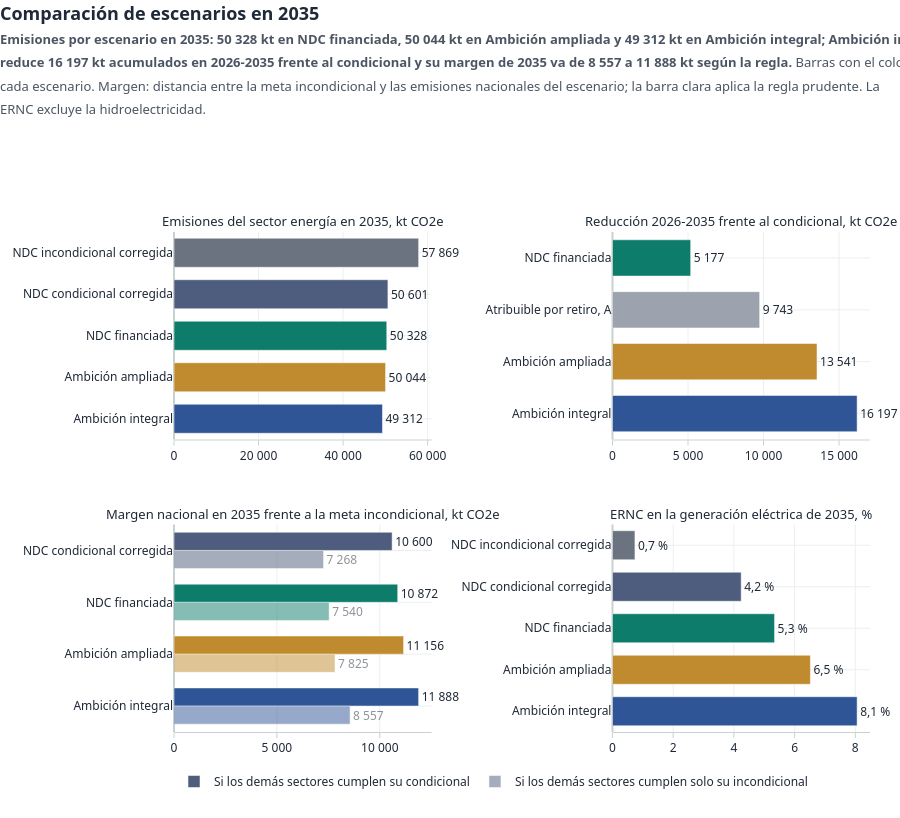

This figure's notebook cell:
### Code cell
ver('g19_comparacion')

### Figure 1 — Plotly figure (JSON) as saved in the notebook; plotly's stock layout.template omitted (floating-point values rounded to 4 significant figures)
{"data": [{"cliponaxis": false, "hovertemplate": "%{x:,.1f} kt<extra>%{y}</extra>", "marker": {"color": ["#6B7280", "#4E5D7E", "#0E7C6B", "#C08A2E", "#2F5597"]}, "name": "", "opacity": 1.0, "orientation": "h", "showlegend": false, "text": ["57 869", "50 601", "50 328", "50 044", "49 312"], "textfont": {"color": "#1F2937", "size": 12}, "textposition": "outside", "type": "bar", "x": [57870.0, 50600.0, 50330.0, 50040.0, 49310.0], "xaxis": "x", "y": ["NDC incondicional corregida", "NDC condicional corregida", "NDC financiada", "Ambición ampliada", "Ambición integral"], "yaxis": "y"}, {"cliponaxis": false, "hovertemplate": "%{x:,.1f} kt<extra>%{y}</extra>", "marker": {"color": ["#0E7C6B", "#9CA3AF", "#C08A2E", "#2F5597"]}, "name": "", "opacity": 1.0, "orientation": "h", "showlegend": false, "text": ["5 177", "9 743", "13 541", "16 197"], "textfont": {"color": "#1F2937", "size": 12}, "textposition": "outside", "type": "bar", "x": [5177.0, 9743.0, 13540.0, 16200.0], "xaxis": "x2", "y": ["NDC financiada", "Atribuible por retiro, A", "Ambición ampliada", "Ambición integral"], "yaxis": "y2"}, {"cliponaxis": false, "hovertemplate": "%{x:,.1f} kt<extra>%{y}</extra>", "marker": {"color": ["#4E5D7E", "#0E7C6B", "#C08A2E", "#2F5597"]}, "name": "Si los demás sectores cumplen su condicional", "opacity": 1.0, "orientation": "h", "showlegend": true, "text": ["10 600", "10 872", "11 156", "11 888"], "textfont": {"color": "#1F2937", "size": 12}, "textposition": "outside", "type": "bar", "x": [10600.0, 10870.0, 11160.0, 11890.0], "xaxis": "x3", "y": ["NDC condicional corregida", "NDC financiada", "Ambición ampliada", "Ambición integral"], "yaxis": "y3"}, {"cliponaxis": false, "hovertemplate": "%{x:,.1f} kt<extra>%{y}</extra>", "marker": {"color": ["#4E5D7E", "#0E7C6B", "#C08A2E", "#2F5597"]}, "name": "Si los demás sectores cumplen solo su incondicional", "opacity": 0.5, "orientation": "h", "showlegend": true, "text": ["7 268", "7 540", "7 825", "8 557"], "textfont": {"color": "#1F2937", "size": 12}, "textposition": "outside", "type": "bar", "x": [7268.0, 7540.0, 7825.0, 8557.0], "xaxis": "x3", "y": ["NDC condicional corregida", "NDC financiada", "Ambición ampliada", "Ambición integral"], "yaxis": "y3"}, {"cliponaxis": false, "hovertemplate": "%{x:,.1f} %<extra>%{y}</extra>", "marker": {"color": ["#6B7280", "#4E5D7E", "#0E7C6B", "#C08A2E", "#2F5597"]}, "name": "", "opacity": 1.0, "orientation": "h", "showlegend": false, "text": ["0,7 %", "4,2 %", "5,3 %", "6,5 %", "8,1 %"], "textfont": {"color": "#1F2937", "size": 12}, "textposition": "outside", "type": "bar", "x": [0.74, 4.24, 5.34, 6.52, 8.06], "xaxis": "x4", "y": ["NDC incondicional corregida", "NDC condicional corregida", "NDC financiada", "Ambición ampliada", "Ambición integral"], "yaxis": "y4"}], "layout": {"annotations": [{"font": {"color": "#1F2937", "size": 13}, "showarrow": false, "text": "Emisiones del sector energía en 2035, kt CO2e", "x": 0.185, "xanchor": "center", "xref": "paper", "y": 1.0, "yanchor": "bottom", "yref": "paper"}, {"font": {"color": "#1F2937", "size": 13}, "showarrow": false, "text": "Reducción 2026-2035 frente al condicional, kt CO2e", "x": 0.815, "xanchor": "center", "xref": "paper", "y": 1.0, "yanchor": "bottom", "yref": "paper"}, {"font": {"color": "#1F2937", "size": 13}, "showarrow": false, "text": "Margen nacional en 2035 frente a la meta incondicional, kt CO2e", "x": 0.185, "xanchor": "center", "xref": "paper", "y": 0.415, "yanchor": "bottom", "yref": "paper"}, {"font": {"color": "#1F2937", "size": 13}, "showarrow": false, "text": "ERNC en la generación eléctrica de 2035, %", "x": 0.815, "xanchor": "center", "xref": "paper", "y": 0.415, "yanchor": "bottom", "yref": "paper"}], "bargap": 0.3, "barmode": "group", "font": {"color": "#1F2937", "family": "Fira Sans, Segoe UI, Arial, sans-serif", "size": 13}, "height": 818, "hoverlabel": {"bgcolor": "white", "bordercolor": "#CBD5E1", "font": {"color": "#1F2937", "family": "Fira Sans, Segoe UI, Arial, sans-serif", "size": 12}}, "hovermode": "x unified", "legend": {"font": {"size": 12}, "itemwidth": 30, "orientation": "h", "title": {"text": ""}, "tracegroupgap": 4, "x": 0, "xanchor": "left", "y": -0.07, "yanchor": "top"}, "margin": {"b": 86, "l": 64, "r": 30, "t": 232}, "paper_bgcolor": "white", "plot_bgcolor": "white", "separators": ", ", "title": {"font": {"size": 18}, "text": "<b>Comparación de escenarios en 2035</b><br><span style='font-size:13px;color:#4B5563'><b>Emisiones por escenario en 2035: 50 328 kt en NDC financiada, 50 044 kt en Ambición ampliada y 49 312 kt en Ambición integral; Ambición integral<br>reduce 16 197 kt acumulados en 2026-2035 frente al condicional y su margen de 2035 va de 8 557 a 11 888 kt según la regla.</b> Barras con el color de<br>cada escenario. Margen: distancia entre la meta incondicional y las emisiones nacionales del escenario; la barra clara aplica la regla prudente. La<br>ERNC excluye la hidroelectricidad.</span>", "x": 0.0, "xanchor": "left", "y": 0.975, "yanchor": "top"}, "xaxis": {"anchor": "y", "domain": [0.0, 0.37], "gridcolor": "#ECEFEE", "linecolor": "#C9D1CE", "showgrid": true, "tickcolor": "#C9D1CE", "tickfont": {"size": 12}, "tickformat": ",.0f", "ticks": "outside", "title": {"font": {"color": "#4B5563", "size": 12}, "text": ""}, "zeroline": true, "zerolinecolor": "#C9D1CE"}, "xaxis2": {"anchor": "y2", "domain": [0.63, 1.0], "gridcolor": "#ECEFEE", "linecolor": "#C9D1CE", "showgrid": true, "tickcolor": "#C9D1CE", "tickfont": {"size": 12}, "tickformat": ",.0f", "ticks": "outside", "title": {"font": {"color": "#4B5563", "size": 12}, "text": ""}, "zeroline": true, "zerolinecolor": "#C9D1CE"}, "xaxis3": {"anchor": "y3", "domain": [0.0, 0.37], "gridcolor": "#ECEFEE", "linecolor": "#C9D1CE", "showgrid": true, "tickcolor": "#C9D1CE", "tickfont": {"size": 12}, "tickformat": ",.0f", "ticks": "outside", "title": {"font": {"color": "#4B5563", "size": 12}, "text": ""}, "zeroline": true, "zerolinecolor": "#C9D1CE"}, "xaxis4": {"anchor": "y4", "domain": [0.63, 1.0], "gridcolor": "#ECEFEE", "linecolor": "#C9D1CE", "showgrid": true, "tickcolor": "#C9D1CE", "tickfont": {"size": 12}, "tickformat": ",.0f", "ticks": "outside", "title": {"font": {"color": "#4B5563", "size": 12}, "text": ""}, "zeroline": true, "zerolinecolor": "#C9D1CE"}, "yaxis": {"anchor": "x", "autorange": "reversed", "domain": [0.585, 1.0], "gridcolor": "#ECEFEE", "gridwidth": 1, "separatethousands": true, "showline": false, "tickfont": {"size": 12}, "tickformat": ",.0f", "title": {"font": {"color": "#4B5563", "size": 12}}, "zeroline": false}, "yaxis2": {"anchor": "x2", "autorange": "reversed", "domain": [0.585, 1.0], "gridcolor": "#ECEFEE", "gridwidth": 1, "separatethousands": true, "showline": false, "tickfont": {"size": 12}, "tickformat": ",.0f", "title": {"font": {"color": "#4B5563", "size": 12}}, "zeroline": false}, "yaxis3": {"anchor": "x3", "autorange": "reversed", "domain": [0.0, 0.415], "gridcolor": "#ECEFEE", "gridwidth": 1, "separatethousands": true, "showline": false, "tickfont": {"size": 12}, "tickformat": ",.0f", "title": {"font": {"color": "#4B5563", "size": 12}}, "zeroline": false}, "yaxis4": {"anchor": "x4", "autorange": "reversed", "domain": [0.0, 0.415], "gridcolor": "#ECEFEE", "gridwidth": 1, "separatethousands": true, "showline": false, "tickfont": {"size": 12}, "tickformat": ",.0f", "title": {"font": {"color": "#4B5563", "size": 12}}, "zeroline": false}}}
